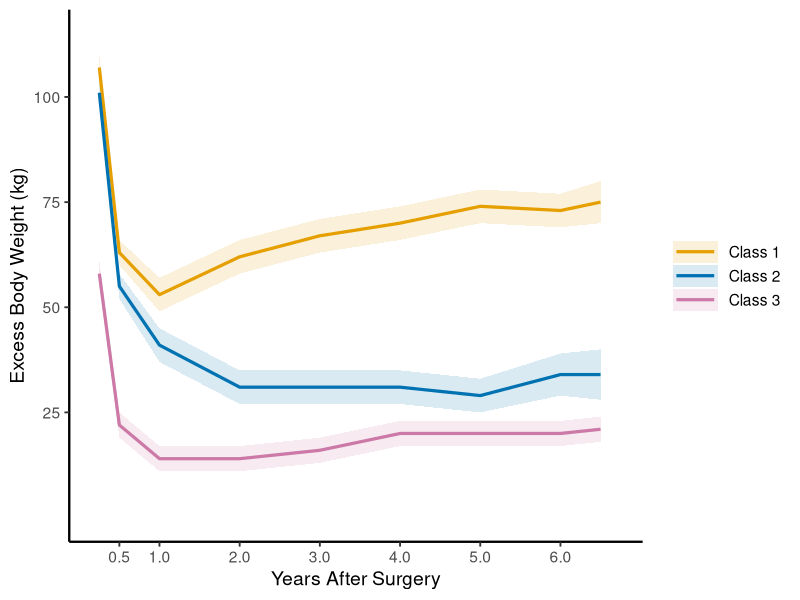

Write the R code that produced this figure.
library(ggplot2)
library(svglite)

df = read.csv("data.csv")
df$class = factor(df$class, levels = c("Class 1", "Class 2", "Class 3"))

class_colors = c(
  "Class 1" = "#E69F00",
  "Class 2" = "#0072B2",
  "Class 3" = "#CC79A7"
)

p = ggplot(df, aes(x = year, y = ebw_mean, color = class, fill = class)) +
  geom_ribbon(aes(ymin = ebw_lower, ymax = ebw_upper), alpha = 0.15, color = NA) +
  geom_line(linewidth = 1.1) +
  scale_color_manual(values = class_colors, name = NULL) +
  scale_fill_manual(values = class_colors, name = NULL) +
  scale_x_continuous(breaks = c(0.5, 1, 2, 3, 4, 5, 6), limits = c(0.2, 6.7)) +
  scale_y_continuous(breaks = c(25, 50, 75, 100), limits = c(0, 115)) +
  labs(
    x = "Years After Surgery",
    y = "Excess Body Weight (kg)"
  ) +
  theme_classic(base_size = 14) +
  theme(
    legend.position = "right", 
    legend.key.width = unit(1.2, "cm"),
    axis.line = element_line(linewidth = 0.8)
  )

ggsave("fig1a.svg", p, width = 8, height = 4)
